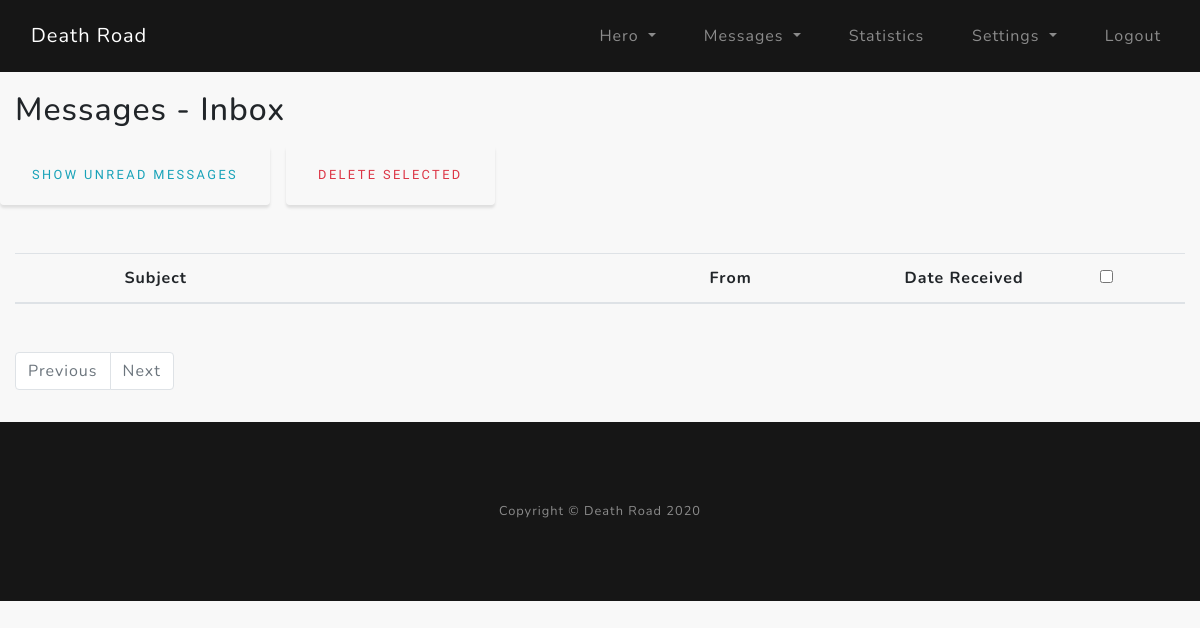
The app's page /msg_inbox (signed in), older data.
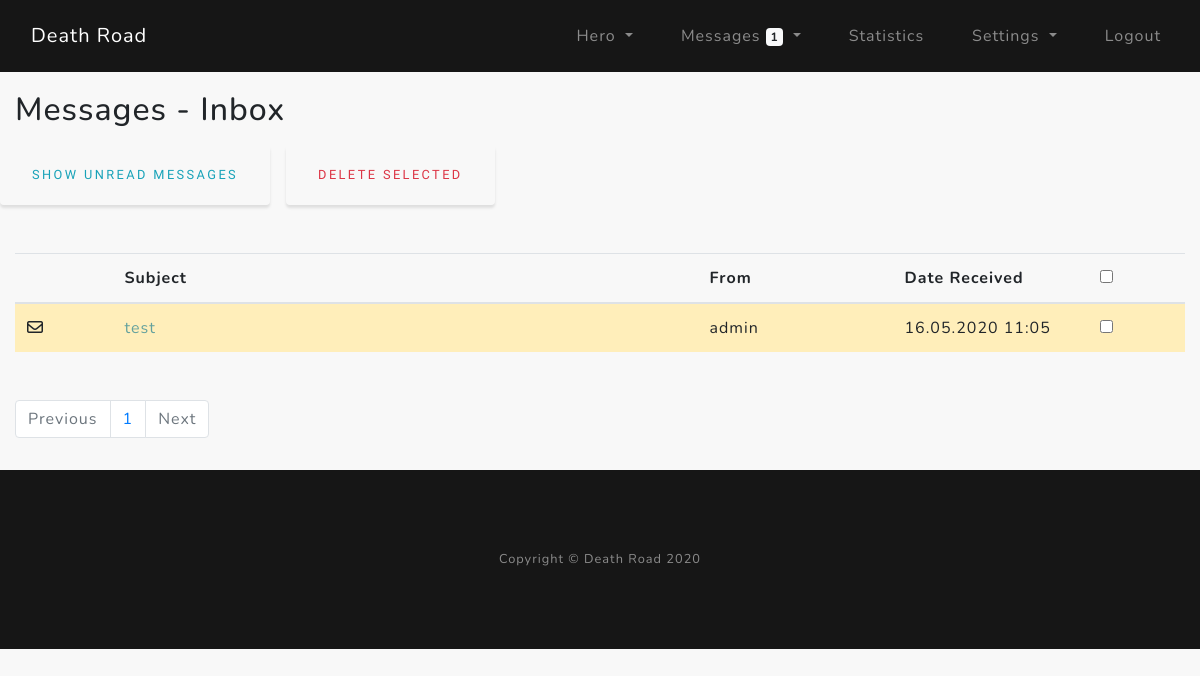
The same page, newer data.
### core/models.py (models this page shows)
class Messages(db.Model):
    __tablename__ = "messages"
    mid = Column(Integer, primary_key=True)  # message ID
    recipient = Column(String(32))  # recipient - user id from name
    sender = Column(String(32))  # sender - current user id
    subject_msg = Column(String(32))  # subject_msg - msg subject
    body_msg = Column(Text)  # body_msg - message body
    date = Column(DateTime)  # date - date sent
    seen = Column(Boolean)  # seen - message seen
    del_in = Column(Boolean)  # del_in - delete message from inbox
    del_out = Column(Boolean)  # del_out - delete message from outbox

### core/messages/routes.py (the view, shortened to what this page needs)
@msgs.route("/msg_inbox", methods=["POST", "GET"])
@login_required
def msg_inbox():
    page = request.args.get("page", 1, type=int)
    msg_per_page = User.query.get_or_404(current_user.id)
    get_unread_msgs = unread_msgs(current_user.username)
    if request.args and request.args.get("unread") == "true":
        unread_msg_count = Messages.query. \
            filter_by(recipient=current_user.username, del_in=False, seen=False). \
            count()
        msgs_received = Messages.query. \
            order_by(Messages.date.desc()). \
            filter_by(recipient=current_user.username, del_in=False, seen=False). \
            paginate(page=page, per_page=unread_msg_count)
    else:
        msgs_received = Messages.query. \
            order_by(Messages.date.desc()). \
            filter_by(recipient=current_user.username, del_in=False). \
            paginate(page=page, per_page=msg_per_page.msg_per_page)
    next_page_button = url_for("msgs.msg_inbox", page=msgs_received.next_num) if msgs_received.next_num else None
    previous_page_button = url_for("msgs.msg_inbox", page=msgs_received.prev_num) if msgs_received.prev_num else None
    form = MessageMultipleDelete()
    return render_template("msg_inbox.html",
                           msgs_received=msgs_received,
                           next_page_button=next_page_button,
                           previous_page_button=previous_page_button,
                           form=form,
                           get_unread_msgs=get_unread_msgs)

### core/messages/forms.py
class MessageMultipleDelete(FlaskForm):
    multi_del = BooleanField()
    submit_del = SubmitField("Delete Selected")

### core/models.py (called while the page is built)
@login_manager.user_loader
def load_user(user_id):
    return User.query.get(int(user_id))

### core/utils/unread_msgs.py (called while the page is built)
def unread_msgs(current_acc_uname):
    gum = Messages.query.filter_by(recipient=current_acc_uname, del_in=False, seen=False).count()
    return gum

### core/templates/msg_inbox.html (shortened to what this page needs)
{% extends "layout.html" %}
{% block content %}
<section class="msg_inbox-section">
    <div class="container py-3">
        <div class="row">
            <div class="col-lg">
                <h2>Messages - Inbox</h2>
                <form method="post">
                    <div class="row mt-3">
                        {% if request.args.get("unread") %}
                            <a href="{{ url_for('msgs.msg_inbox') }}" class="btn btn-outline-info mr-3">Show All Messages</a>
                        {% else %}
                            <a href="?unread=true" class="btn btn-outline-info mr-3">Show Unread Messages</a>
                        {% endif %}
                        {{ form.submit_del(class="btn btn-outline-danger") }}
                    </div>
                    <table class="table table-hover my-5">
                        <thead>
                            <tr>
                                <th scope="col" class="col-md-1"></th>
                                <th scope="col" class="col-md-6">Subject</th>
                                <th scope="col" class="col-md-2">From</th>
                                <th scope="col" class="col-md-2">Date Received</th>
                                <th scope="col" class="col-md-1"><input type="checkbox" name="select_all" onclick="toggle(this)"></th>
                            </tr>
                        </thead>
                        <tbody>
                            {% for msgs_r in msgs_received.items %}
                            <tr {% if msgs_r.seen == 0 %} class="table-warning" {% endif %}>
                                <td>{% if msgs_r.seen == 0 %} <i class="far fa-envelope"></i> {% else %} <i class="far fa-envelope-open"></i> {% endif %}</td>
                                <td><a href="{{ url_for('msgs.msg_read', mid=msgs_r.mid) }}">{{ msgs_r.subject_msg }}</a></td>
                                <td>{{ msgs_r.sender }}</td>
                                <td>{{ msgs_r.date.strftime("%d.%m.%Y %H:%m") }}</td>
                                <td>{{ form.multi_del(value=msgs_r.mid) }}</td>
                            </tr>
                            {% endfor %}
                        </tbody>
                    </table>
                </form>
                <nav aria-label="pagination">
                    <ul class="pagination">
                        {% if msgs_received.prev_num != None %}
                            <li class="page-item"><a class="page-link"  href="{{ previous_page_button }}">Previous</a></li>
                        {% else %}
                            <li class="page-item disabled"><a class="page-link">Previous</a></li>
                        {% endif %}
                        {% for page_num in msgs_received.iter_pages(left_edge=1, right_edge=1, left_current=1, right_current=2) %}
                            {% if page_num %}
                                {% if msgs_received.page == page_num %}
                                    <li class="page-item"><a class="page-link"  href="{{ url_for('msgs.msg_inbox', page=page_num) }}">{{ page_num }}</a></li>
                                {% else %}
                                    <li class="page-item"><a class="page-link"  href="{{ url_for('msgs.msg_inbox', page=page_num) }}">{{ page_num }}</a></li>
                                {% endif %}
                            {% else %}
                                <span class="m-2"></span>
                            {% endif %}
                        {% endfor %}
                        {% if msgs_received.next_num != None %}
                            <li class="page-item"><a class="page-link"  href="{{ next_page_button }}">Next</a></li>
                        {% else %}
                            <li class="page-item disabled"><a class="page-link">Next</a></li>
                        {% endif %}
                    </ul>
                </nav>
            </div>
        </div>
    </div>
</section>
{% endblock %}

### core/templates/layout.html (shortened to what this page needs)
<!DOCTYPE html>
<html lang="en">
<head>
    <link rel="stylesheet" href="https://stackpath.bootstrapcdn.com/bootstrap/4.4.1/css/bootstrap.min.css">
    <link href="https://cdnjs.cloudflare.com/ajax/libs/normalize/8.0.1/normalize.css" rel="stylesheet" type="text/css">
    <link href="{{ url_for('static', filename='custom-style.css') }}" rel="stylesheet" type="text/css">
</head>
<body id="page-top">
    <nav class="navbar navbar-expand-md navbar-dark bg-black fixed-top py-3" id="mainNav">
        <div class="container">
            <a class="navbar-brand js-scroll-trigger" href="{{ url_for('main.home') }}">Death Road</a>
            <div class="collapse navbar-collapse" id="navbarResponsive">
                <ul class="navbar-nav ml-auto">
                    {% if current_user.is_authenticated %}
                        <li class="nav-item dropdown">
                            <a class="nav-link dropdown-toggle" href="#" id="heroDropdown" role="button" data-toggle="dropdown" aria-haspopup="true" aria-expanded="false">
                                Hero
                            </a>
                        </li>
                        <li class="nav-item dropdown">
                            <a class="nav-link dropdown-toggle" href="#" id="messagesDropdown" role="button" data-toggle="dropdown" aria-haspopup="true" aria-expanded="false">
                                Messages {% if get_unread_msgs > 0 %}<span class="badge badge-light">{{ get_unread_msgs }}</span>{% endif %}
                            </a>
                        </li>
                        <li class="nav-item">
                            <a class="nav-link js-scroll-trigger" href="{{ url_for('stats.statistics') }}">Statistics</a>
                        </li>
                        <li class="nav-item dropdown">
                            <a class="nav-link dropdown-toggle" href="#" id="settingsDropdown" role="button" data-toggle="dropdown" aria-haspopup="true" aria-expanded="false">
                                Settings
                            </a>
                        </li>
                        <li class="nav-item">
                            <a class="nav-link js-scroll-trigger" href="{{ url_for('users.logout') }}">Logout</a>
                        </li>
                    {% endif %}
                </ul>
            </div>
        </div>
    </nav>
    {% block content %}{% endblock %}
    <footer class="bg-black small text-center text-white-50">
        <div class="container">
            Copyright &copy; Death Road 2020
        </div>
    </footer>
</body>
</html>

### core/static/custom-style.css (style rules this page uses)
html, body { scroll-behavior: smooth; }
body { font-family: 'Nunito'; letter-spacing: 0.0625em; background-color: #f8f8f8; }
a { color: #64a19d; }
.bg-black { background-color: #161616 !important; }
@media (min-width: 1000px) { .container { max-width: 1600px; } }
.navbar ul li { margin-left: 32px; }
.btn { box-shadow: 0 0.1875rem 0.1875rem 0 rgba(0, 0, 0, 0.1) !important; padding: 1.25rem 2rem; font-family: 'Varela Round'; font-size: 80%; text-transform: uppercase; letter-spacing: .15rem; border: 0; }
footer { padding: 5rem 0; }
.msg_inbox-section { margin: 75px 0 0 0; }

Row changes from the older to the newer data that the page shows:
added Messages: seen False (drawn), subject_msg "test", sender "admin", date "16.05.2020 11:05"
Text that changed along with them:
{{ get_unread_msgs }}: (not shown) → "1"
new list line: "1"
